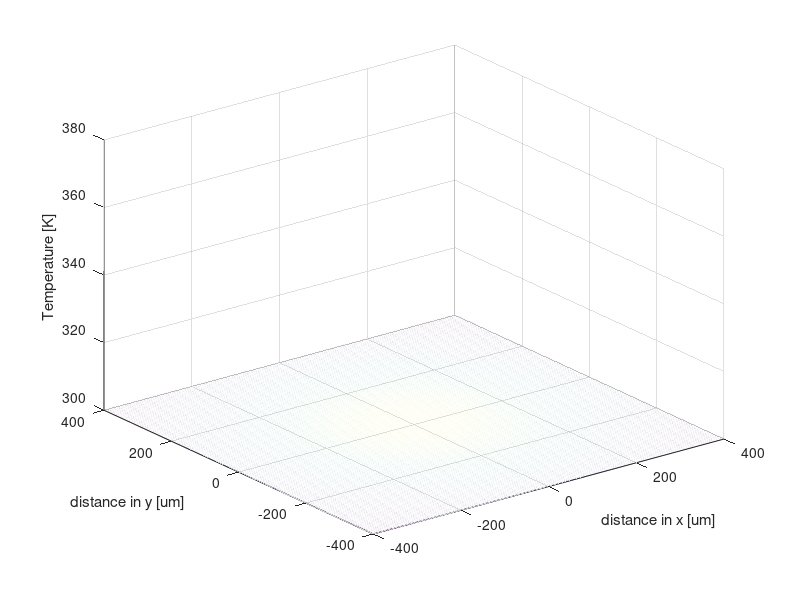
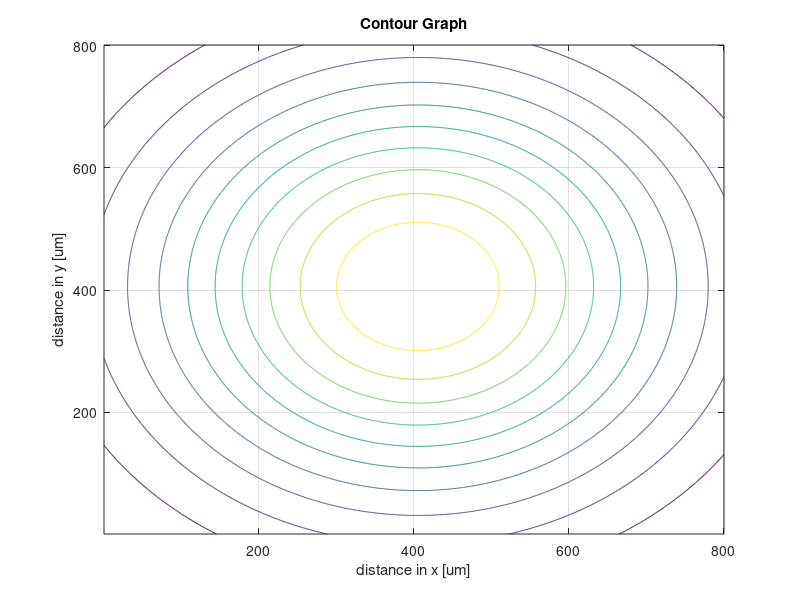

Here is the MATLAB script that generated these plots, in order:
%Task 1
%Names: Ojas Goyal, Kyle Tsuyemura, Aaron Yang; Section A02
%Program: The purpose of this program is to solve the multi-variable Poisson Equations
%for the evolution of heat. The program shows how heat dissipates over time
%under certain conditions.

h = 0.025E-6; % thermal conductivity
c = 1E3;       % heat capacity
d = 1E-15;   % density of a material 
alpha = h/(c*d);

%Task 2: Verify the equation analytically and find the relationship between
%alpha and k
k = alpha/4;

%Task 3: Prompts user to type in the initial point source location
u=300; %Initial temperature of the system in Kelvins
heater = 400; %point source with temperature 400 Kelvins
xo=input('Enter value for xo: ');
while abs(xo) >= 400    %if xo is greater than 400, then get a smaller input
    disp('Enter value for xo less than 400')
    xo=input('Enter value for xo: ');
end
yo=input('Enter value for yo: ');
while abs(yo) >= 400    %if yo is greater than 400, then get a smaller input
    disp('Enter value for yo less than 400')
    yo=input('Enter value for yo: ');
end
zo=input('Enter value for zo: ');
while abs(zo) >= 400    %if zo is greater than 400, then get a smaller input
   disp('Enter value for zo less than 400')
   zo=input('Enter value for zo: ');
end
if isempty(xo) %Set default value
    xo=0;
end
if isempty(yo) %Set default value
    yo=0;
end
if isempty(zo) %Set default value
    zo=0;
end
%Task 4
T=input('Enter the time, T: '); %ask for the time 
for t = 0:.5:T %Task 5, 7: Makes a movie from 0 to the time specified by the user.
    g=@(X,Y) (300+ (((4*pi*t.*k)^(-3/2))*exp(-((X-xo).^2+(Y-yo).^2+(-zo).^2)/(4*t.*k))));
    %The equation that calculates heat dissipated.
    x = -400:400; y = x; [X,Y] = meshgrid(x,y); %Making X and Y a Matrix to solve the equation.
    z = g(X,Y); %Get the temperature values from the equation.
    mesh(X,Y,z); axis([-400 400 -400 400 300 380]); grid on; %Graphing and labeling axis.
    xlabel('distance in x [um]'); ylabel('distance in y [um]'); zlabel('Temperature [K]');
    pause(0.5) %adds a delay for each image shown
end
%Task 6: Makes a contour graph
    figure(2); contour(z); title('Contour Graph'); grid on;
    xlabel('distance in x [um]'); ylabel('distance in y [um]');